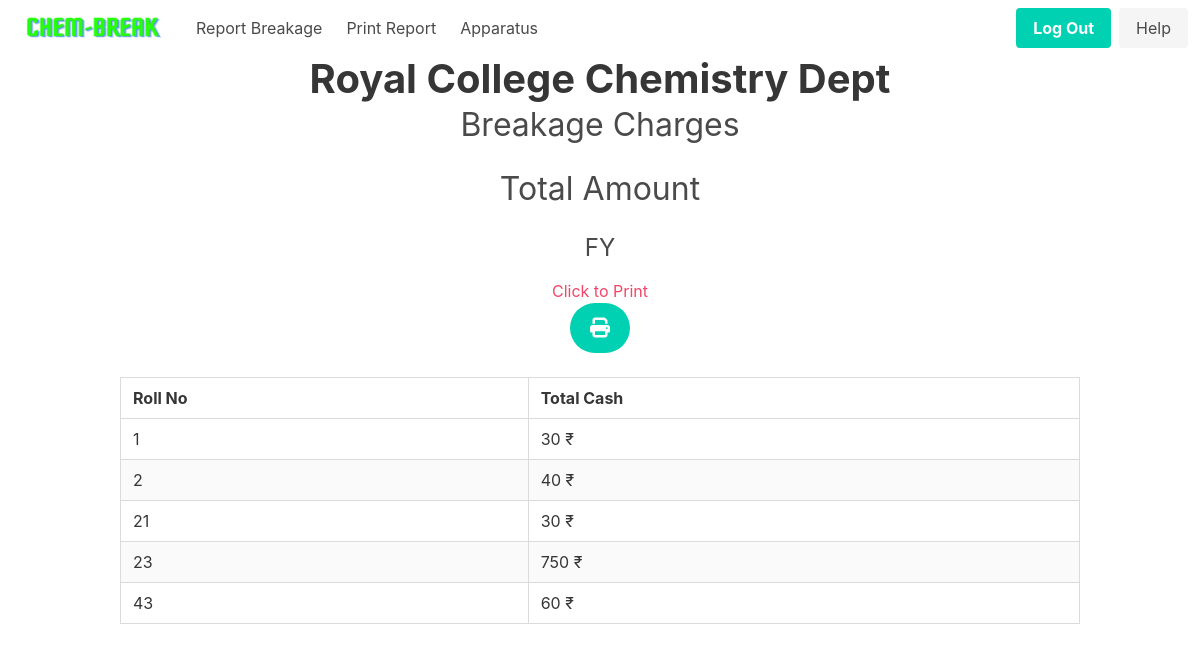
/home/records/getMoney/fy (signed in), run on the app's committed database.
### app/models.py (models this page shows, shortened)
class Student(db.Model):
    __tablename__ = "student"
    id = db.Column(db.Integer, primary_key=True)
    unique_id = db.Column(db.String(100), unique=True, nullable=False)
    roll_no = db.Column(db.String(10), nullable=False)
    class_ = db.Column(db.String(10), nullable=False)
    section = db.Column(db.String(10), nullable=False, default="Chemistry")
    total_amount = db.relationship('Bank', backref='student', lazy=True)

class Bank(db.Model):
    __tablename__ = "bank"
    id = db.Column(db.Integer, primary_key=True)
    amount = db.Column(db.Integer, nullable=False, default=0)
    unique_student_id = db.Column(db.String(100), db.ForeignKey(
        "student.unique_id"),   nullable=False)

### app/routes.py (the view)
@main.route("/home/records/getMoney/<string:class_name>")
@login_required
def getMoney(class_name):
    valid_classes = ['fy', 'sy', 'ty']
    if class_name.lower() not in valid_classes:
        abort(404)
    class_students = Student.query.filter_by(class_=class_name.lower()).all()
    class_records = []
    for student in class_students:
        bank = Bank.query.filter_by(
            unique_student_id=student.unique_id).first().amount
        collect_money = CollectMoney(
            rollno=student.roll_no,
            total_cash=bank,
        )
        class_records.append(collect_money)
    sorted_records = sorted(class_records, key=lambda x: x.rollno)
    return render_template('collect_money.html', collect_money_list=sorted_records, class_name=class_name.upper())

### app/__init__.py (called while the page is built)
def create_app(config=None):
    app = Flask(__name__)
    if config:
        app.config.from_object(config)
    db.init_app(app)
    login_manager = LoginManager()
    login_manager.login_view = 'auth.login'
    login_manager.init_app(app)
    with app.app_context():
        from app.models import User, Breakage, Student, Apparatus, Record, Bank
        db.create_all()
    from app.models import User
    @login_manager.user_loader
    def load_user(user_id):
        return User.query.get(int(user_id))
    from .auth import auth as auth_blueprint
    app.register_blueprint(auth_blueprint)
    from .routes import main as main_blueprint
    app.register_blueprint(main_blueprint)
    return app

### app/templates/collect_money.html (shortened to what this page needs)
{% extends 'nav_base.html' %}
{% block content %}
<div class="container">
    <div class="columns is-vcentered is-center">
        <div class="column">
            <h1 class="title is-2 has-text-centered has-text-weight-bold">Royal College Chemistry Dept</h1>
            <h2 class="subtitle is-3 has-text-centered">Breakage Charges</h2>
            <h2 class="subtitle is-3 has-text-centered">Total Amount</h2>
            <h3 class="subtitle is-4 has-text-centered">{{ class_name }}</h3>
        </div>
    </div>
</div>
<div class="has-text-centered no-print mt-4">
    <h2 class="has-text-danger">Click to Print</h2>
    <a class="button is-primary is-medium is-rounded is-fixed-bottom-right" href="#"
        onclick="window.print(); return false;">
        <span class="icon">
            <i class="fas fa-print"></i>
        </span>
    </a>
</div>
<div class="container">
    <table class="table is-fullwidth is-bordered is-striped mt-5">
        <thead>
            <tr>
                <th>Roll No</th>
                <th>Total Cash</th>
            </tr>
        </thead>
        <tbody>
            {% for item in collect_money_list %}
            <tr>
                <td>{{ item.rollno }}</td>
                <td>{{ item.total_cash }} ₹</td>
            </tr>
            {% endfor %}
        </tbody>
    </table>
</div>
{% endblock %}

### data on the page
Student: rollno "21", total_cash "30"
Student: rollno "23"
Bank: total_cash "750"
Student: rollno "43", total_cash "60"

### other printed values
{{ class_name }} "FY"
{{ item.rollno }} "1" "2"
{{ item.total_cash }} "30" "40"
